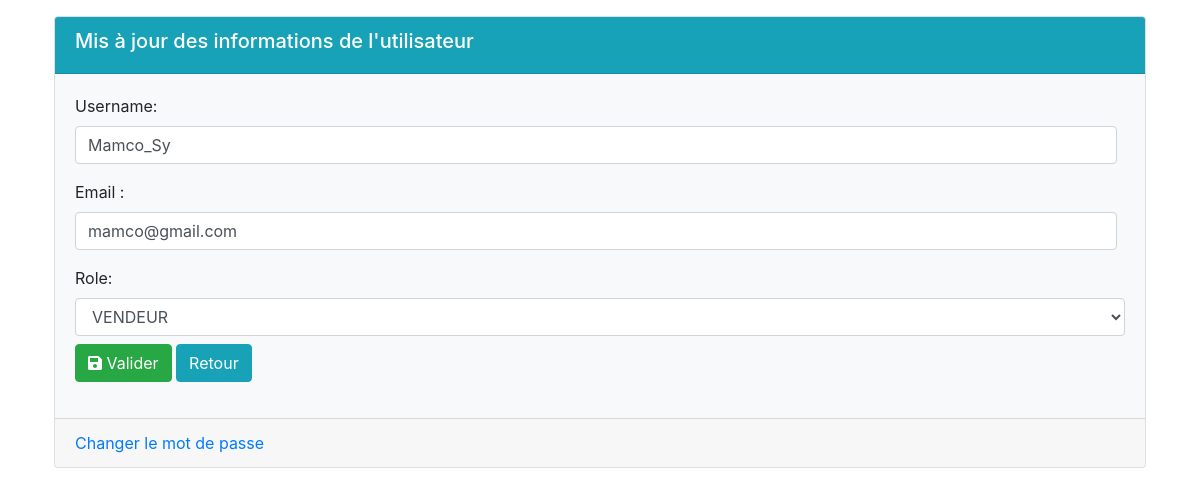
Screenshot of /admin/edit_u.php?id=5 with the database file from the repository.
### tables this page shows
CREATE TABLE `users` (
  `id` int(11) NOT NULL,
  `username` varchar(255) NOT NULL,
  `pwd` varchar(255) NOT NULL,
  `role` varchar(30) NOT NULL DEFAULT 'vendeur',
  `email` varchar(255) NOT NULL,
  `etat` int(11) NOT NULL DEFAULT '0'
);

### admin/edit_u.php (the view, shortened to what this page needs)
<?php
require_once '../database/db.php';
$id = $_GET['id'];
$requette ="SELECT * FROM users WHERE id = $id";
$resultat = $db->query($requette);
$user = $resultat->fetch();
$role = strtoupper($user['role']);
?>
<?php require 'includes/header.php';?>
    <div class="container">
            <div class="card mt-3">
                <div class="card-header text-white bg-info">
                    <h5>Mis à jour des informations de l'utilisateur </h5>
                </div>
                <div class="card-body bg-light">
                    <form method="POST" class="form" enctype="multipart/form-data">
                        <div class="form-group mr-2">
                            <label for="username">Username:</label>
                            <input type="text" name="username" value="<?= $user['username'] ?>" class="form-control">
                        </div>
                        <div class="form-group mr-2">
                            <label for="email">Email :</label>
                            <input type="email" name="email" value="<?= $user['email'] ?>" class="form-control">
                        </div>
                        <label for="role" class="mr-2">Role:</label>
                        <select name="role" class="form-control mr-2" id="role">
                            <option value="vendeur"<?php if($role === "VENDEUR") echo "selected" ?>>VENDEUR</option>
                        </select>
                        <div class="form-group">
                            <button type="submit" class="btn btn-success mt-2"><i class="fas fa-save"></i> Valider</button>
                            <a href="users.php" class="btn btn-info mt-2"> Retour </a>
                        </div>
                    </form>
                </div>
                <div class="card-footer">
                    <a href="#">Changer le mot de passe </a>
                </div>
            </div>
    </div>
    <?php require 'includes/footer.php';?>

### rows the page displays
users: username "Mamco_Sy", email "mamco@gmail.com", role "VENDEUR"
